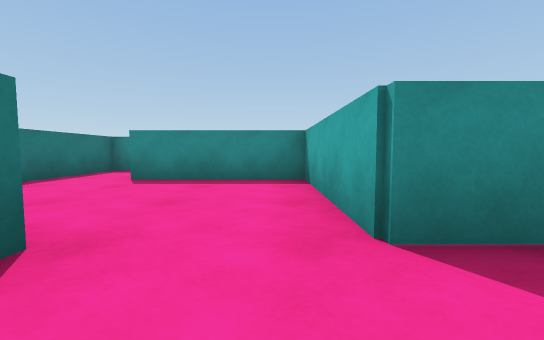
[1] (above)

20 first-person views from a walk through a Unity game level. The camera is 0.58 m above the floor, tilts 4° down and sees 90° across. The floor is counted in squares, 1 m on a side. Each view is taken from the middle of a square. On the plan, view 1 faces up. The plan holds only what a view shows up to about 9 squares ahead; the rest is blank. Some animated figures are not drawn. Surface patterns are stand-ins for the level's own textures.

[2]
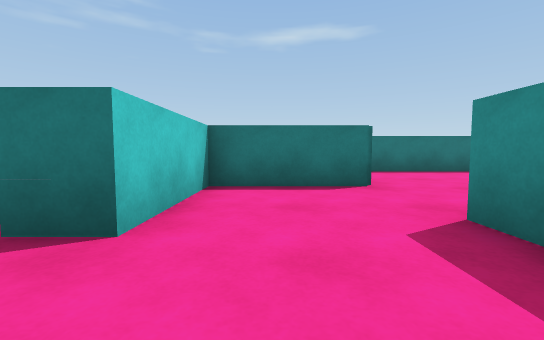

[3]
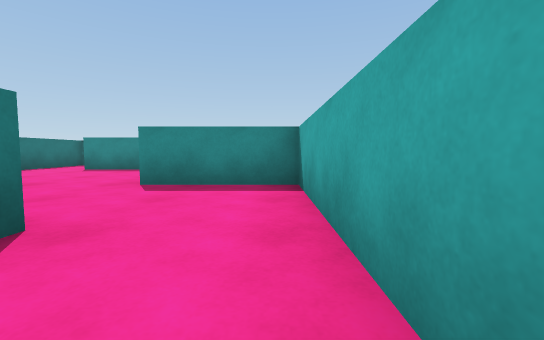

[4]
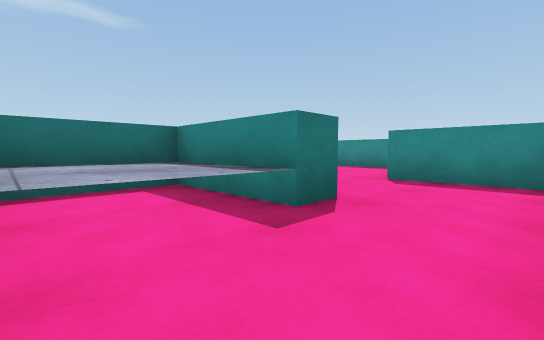

[5]
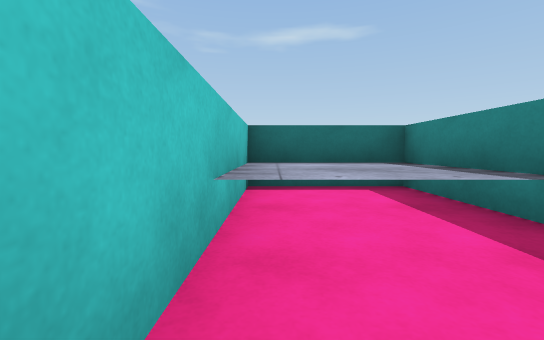

[6]
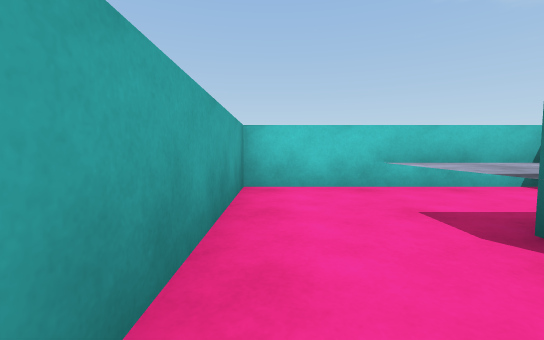

[7]
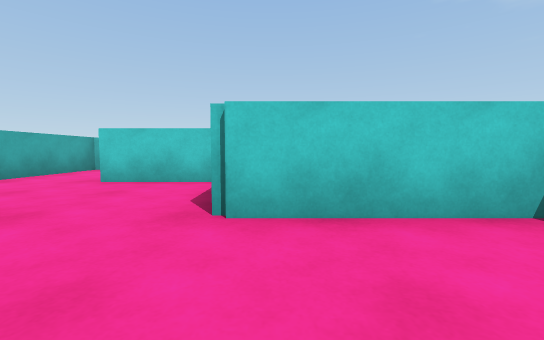

[8]
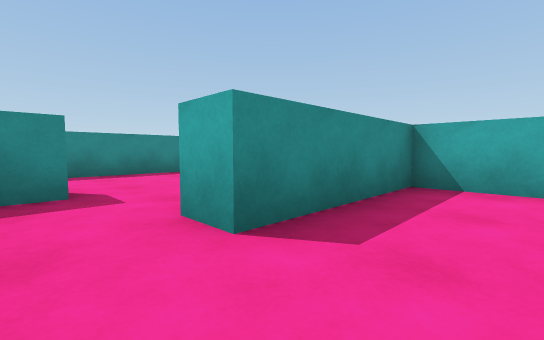

[9]
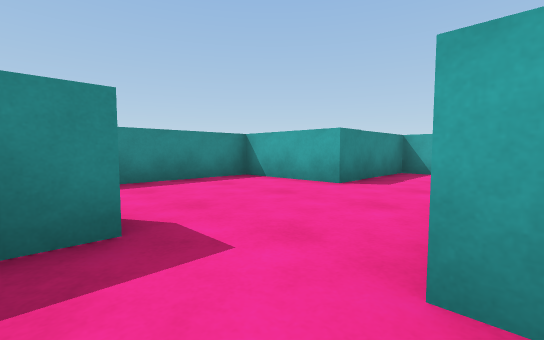

[10]
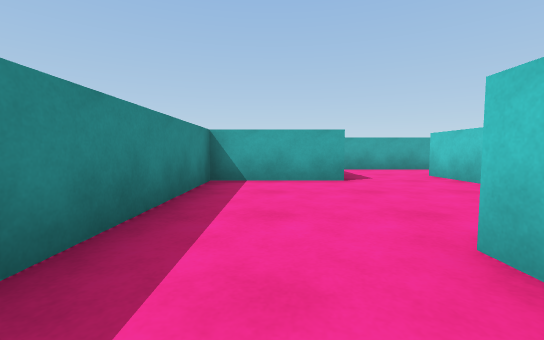

[11]
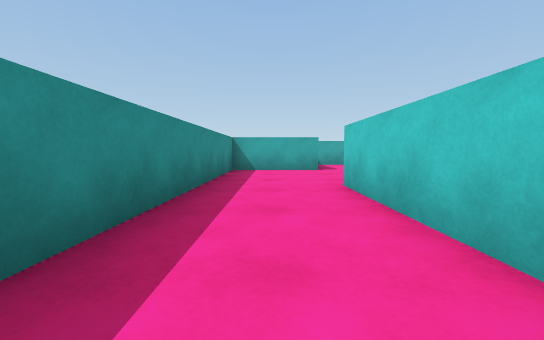

[12]
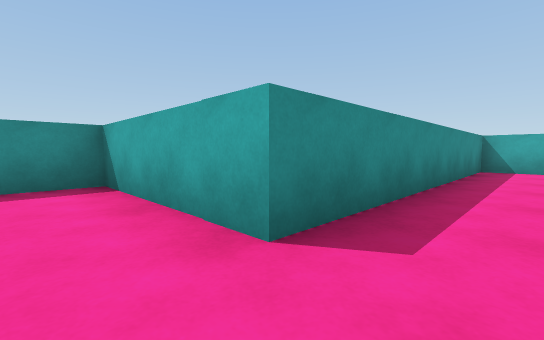

[13]
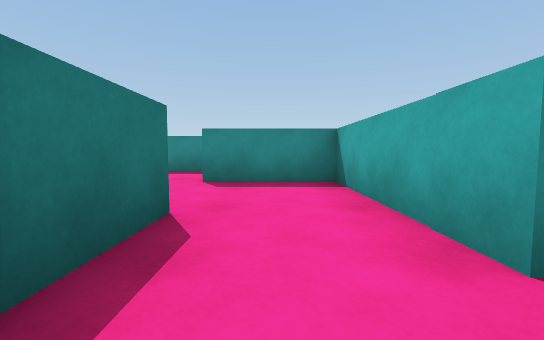

[14]
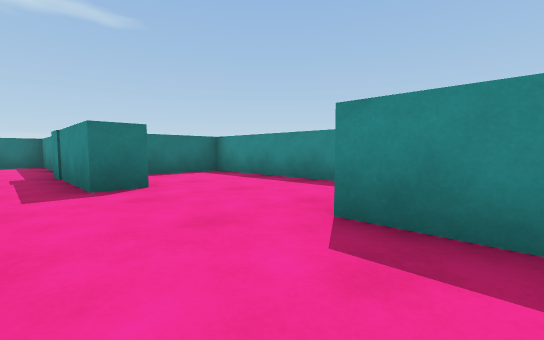

[15]
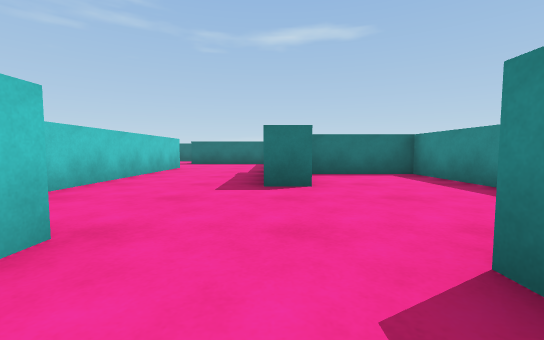

[16]
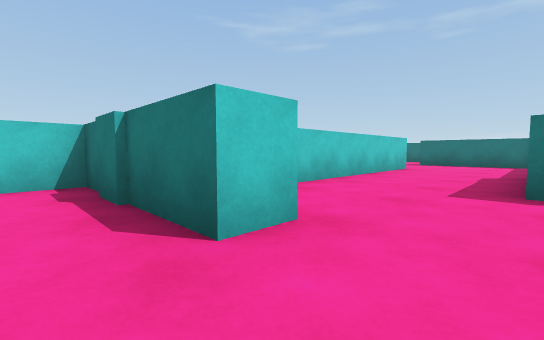

[17]
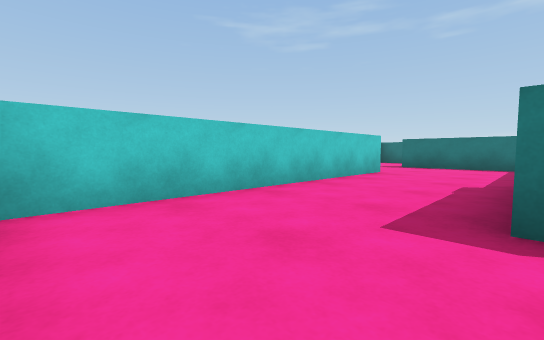

[18]
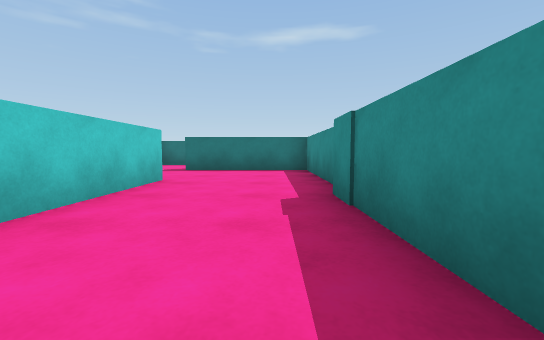

[19]
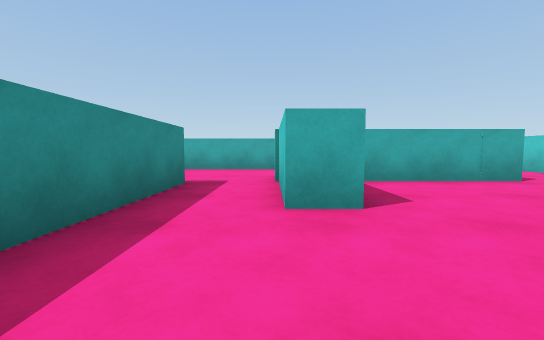

[20]
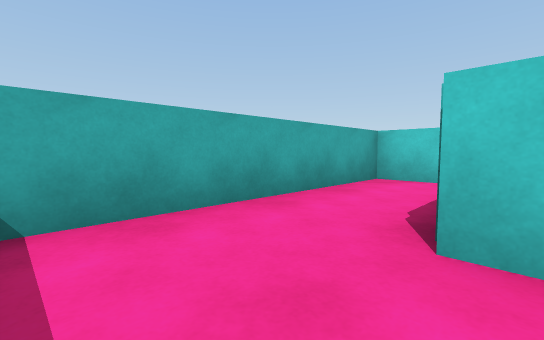

### Floor plan
Points are (right, up) in squares from view 1. A wall is a line through its corners. A room is listed if a view was taken in it or the views show most of it. See-through windows are left out.
Room 1 (views 1, 7, 8, 9)
walls: (-4.4, 1.7) (-1.5, 1.7) (-1.5, -1) (1.2, -1); (0.7, 1.7) (0.7, 5.5) (-2.9, 5.5) (-2.9, 6.4); (-4.7, 6.5) (-4.7, 2.8)
ways out: opening at (1, 0.5) to room 2; opening at (-3.5, 6) to room 4
Room 2 (views 2, 6)
walls: (3.5, -0.5) (3.5, 1.7) (0.7, 1.7)
ways out: opening at (1, 0.5) to room 1; opening at (2.5, -1.5) to room 3
Room 3 (views 3, 4, 5)
walls: (1.2, -1) (1.2, -1.8) (-1.5, -1.8) (-1.5, -4.4) (3.5, -4.4) (3.5, -0.5)
ways out: opening at (2.5, -1.5) to room 2
Room 4 (view 10)
walls: (-3.4, 8) (-4.7, 8) (-4.7, 6.5); (0.3, 8.6) (0.3, 11.2) (-7.8, 11.2); (-6.9, 8.8) (-3.4, 8.8)
ways out: opening at (-3.5, 6) to room 1; opening at (-7, 10) to room 5; opening at (1, 7.5) to room 7
Room 5 (views 11, 12, 13, 14, 15, 16)
walls: (-7.8, 11.2) (-7.8, 15.1) (-10.3, 15.1); (-10.9, 12.5) (-10, 12.5) (-10, 8.8) (-8.9, 8.8)
ways out: opening at (-7, 10) to room 4; opening at (-10, 13.5) to room 6
Room 6 (views 17, 18, 19)
walls: (-13.4, 14.8) (-13.4, 13.9) (-16.8, 13.9); (-10.3, 15.1) (-10.3, 15.9) (-8.6, 15.9); (-17.6, 14.1) (-21.2, 14.1) (-21.2, 11.4); (-18.5, 10.8) (-10.9, 10.8); (-8, 17.6) (-15.9, 17.6) (-15.9, 15)
ways out: opening at (-10, 13.5) to room 5; opening at (-19.5, 11); opening at (-9.5, 17)
Room 7 (view 20)
walls: (-0.2, 6.3) (1.5, 6.3); (2.2, 2.4) (3.5, 2.4) (3.5, 8.6) (0.3, 8.6)
ways out: opening at (1, 7.5) to room 4

Positions as (right, up) in squares from view 1, and headings:
1: (0, 0), facing up
2: (3, 0), facing left
3: (3, -3), facing up
4: (3, -4), facing up-left
5: (3, -4), facing left
6: (3, 0), facing down
7: (-2, 4), facing down
8: (-4, 4), facing up-right
9: (-4, 6), facing up-right
10: (-5, 10), facing right
11: (-8, 10), facing right
12: (-9, 10), facing up-right
13: (-9, 10), facing up
14: (-9, 13), facing up-left
15: (-9, 14), facing left
16: (-9, 14), facing down-left
17: (-11, 14), facing down-left
18: (-13, 13), facing left
19: (-13, 16), facing right
20: (1, 8), facing down-right
